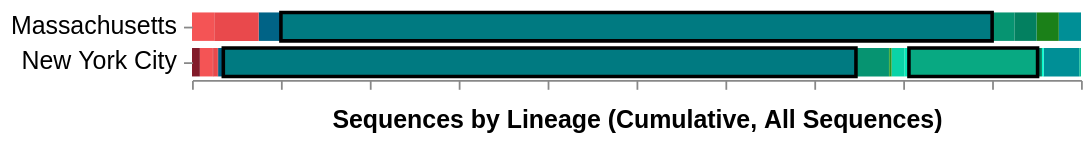

Vega-Lite specification stored for this chart:
### Vega specification from a JSON file in a GitHub repository (floating-point values rounded to 4 significant figures; data arrays with more than 128 entries replaced by an {"elided": "..."} marker saying what was removed)
{"$schema": "https://vega.github.io/schema/vega/v5.json", "description": "A basic stacked bar chart example.", "width": 500, "padding": 5, "autosize": "pad", "signals": [{"name": "rangeStep", "value": 20}, {"name": "innerPadding", "value": 0.2}, {"name": "outerPadding", "value": 0.1}, {"name": "stackOffset", "value": "normalize"}, {"name": "xLabelFormat", "value": "%"}, {"name": "xLabel", "value": "Sequences by Lineage (Cumulative, All Sequences)"}, {"name": "hoverLocation", "value": null, "on": [{"events": "@yAxisLabels:mouseover!", "update": "{location: datum.value}"}, {"events": "@yAxisLabels:mouseout!", "update": "null"}]}, {"name": "hoverGroup", "value": null, "on": [{"events": "@locationbars:mouseover!", "update": "{group: datum.group}"}, {"events": "@locationbars:mouseout!", "update": "null"}]}, {"name": "height", "update": "yExtent[1]"}, {"name": "clearGroup", "value": true, "comment": "If clicking on anything but a location bar, then clear the selection (by clearing the 'selection' data object)", "on": [{"events": "@yAxisLabels:click", "update": "false", "force": true}, {"events": "mouseup[!event.item]", "update": "true", "force": true}]}, {"name": "clearLocation", "value": true, "comment": "If clicking on anything but a location bar, then clear the selection (by clearing the 'selection' data object)", "on": [{"events": "@locationbars:click", "update": "false", "force": true}, {"events": "mouseup[!event.item]", "update": "true", "force": true}]}, {"name": "shiftGroup", "value": false, "comment": "Track whether or not the shift key is pressed. Used to select multiple locations by holding down shift before clicking", "on": [{"events": "@locationbars:click", "update": "event.shiftKey", "force": true}]}, {"name": "shiftLocation", "value": false, "comment": "Track whether or not the shift key is pressed. Used to select multiple locations by holding down shift before clicking", "on": [{"events": "@yAxisLabels:click", "update": "event.shiftKey", "force": true}]}, {"name": "clickedGroups", "value": null, "comment": "Track clicks on the location bars, for selection purposes", "on": [{"events": "@locationbars:click", "update": "{group: datum.group}", "force": true}]}, {"name": "clickedLocations", "value": null, "on": [{"events": "@yAxisLabels:click", "update": "{location: datum.value}", "force": true}]}], "data": [{"name": "selectedGroups", "values": [{"group": "B.1"}, {"group": "B.1.3"}], "on": [{"trigger": "clearGroup", "remove": true}, {"trigger": "!shiftGroup", "remove": true}, {"trigger": "!shiftGroup && clickedGroups", "insert": "clickedGroups"}, {"trigger": "shiftGroup && clickedGroups", "toggle": "clickedGroups"}]}, {"name": "selectedLocations", "comment": "A list of groups that are selected", "on": [{"trigger": "clearLocation", "remove": true}, {"trigger": "!shiftLocation", "remove": true}, {"trigger": "!shiftLocation && clickedLocations", "insert": "clickedLocations"}, {"trigger": "shiftLocation && clickedLocations", "toggle": "clickedLocations"}]}, {"name": "location_by_group", "format": {"parse": {"location": "string", "group": "string", "cases_sum": "number", "location_counts": "number", "date": "date:'%Q'"}}, "values": {"elided": "195 records"}, "transform": [{"type": "aggregate", "groupby": ["location", "group"], "fields": ["cases_sum", "color", "location_counts"], "ops": ["sum", "max", "max"], "as": ["cases_sum", "color", "location_counts"]}, {"type": "stack", "groupby": ["location"], "sort": {"field": "group"}, "field": "cases_sum", "offset": {"signal": "stackOffset"}}, {"type": "formula", "expr": "datum.cases_sum / datum.location_counts", "as": "percent"}]}, {"name": "location_bars", "source": "location_by_group", "transform": [{"type": "aggregate", "groupby": ["location"]}, {"type": "formula", "as": "span", "expr": "rangeStep * bandspace(1, innerPadding, outerPadding)"}, {"type": "stack", "field": "span"}, {"type": "extent", "field": "y1", "signal": "yExtent"}]}], "scales": [{"name": "yscale", "type": "band", "round": true, "range": {"step": {"signal": "rangeStep"}}, "domain": {"data": "location_bars", "field": "location"}, "paddingInner": {"signal": "innerPadding"}, "paddingOuter": {"signal": "outerPadding"}}, {"name": "xscale", "type": "linear", "range": "width", "nice": true, "zero": true, "domain": {"data": "location_by_group", "field": "y1"}}], "axes": [{"orient": "bottom", "scale": "xscale", "zindex": 1, "format": {"signal": "xLabelFormat"}, "labels": false, "title": {"signal": "xLabel"}, "titleFontSize": 14, "titlePadding": 10}, {"orient": "left", "scale": "yscale", "domain": false, "zindex": 1, "labelFontSize": 14, "labelLimit": 200, "labelPadding": 4, "encode": {"labels": {"name": "yAxisLabels", "interactive": true, "update": {"opacity": {"value": 1.0}, "fill": [{"test": "!length(data('selectedLocations')) || indata('selectedLocations', 'location', datum.value)", "value": "#000"}, {"value": "#ccc"}]}, "hover": {"opacity": {"value": 0.6}}}}}], "marks": [{"name": "layer0", "type": "group", "encode": {"update": {"width": {"signal": "width"}, "height": {"signal": "height"}}}, "marks": [{"name": "locationbars", "type": "rect", "from": {"data": "location_by_group"}, "encode": {"enter": {"strokeWidth": {"value": 2}, "fill": {"field": "color"}, "tooltip": {"signal": "{title: datum.group, 'Location': datum.location, 'Sequences': datum.cases_sum, 'Total location sequences': datum.location_counts, '% in location': format(datum.percent, '.1%')}"}}, "update": {"y": {"scale": "yscale", "field": "location"}, "height": {"scale": "yscale", "band": 1}, "x": {"scale": "xscale", "field": "y1"}, "x2": {"scale": "xscale", "field": "y0"}, "fillOpacity": [{"test": "hoverGroup && hoverGroup.group == datum.group", "value": 0.7}, {"test": "(!length(data('selectedLocations')) || indata('selectedLocations', 'location', datum.location)) && (datum.cases_sum > 0)", "value": 1.0}, {"value": 0.3}], "stroke": [{"test": "hoverGroup && hoverGroup.group == datum.group", "value": "#333"}, {"test": "indata('selectedGroups', 'group', datum.group)", "value": "#000"}, {"value": "transparent"}], "strokeDash": [{"test": "hoverGroup && hoverGroup.group == datum.group", "value": [4, 4]}, {"value": [0, 0]}], "zindex": [{"test": "hoverGroup && hoverGroup.group == datum.group", "value": 4}, {"test": "indata('selectedGroups', 'group', datum.group)", "value": 3}, {"value": 1}]}}}, {"name": "locationbaroutline", "type": "rect", "from": {"data": "location_bars"}, "encode": {"enter": {"fill": {"value": "white"}, "fillOpacity": {"value": 0.3}}, "update": {"y": {"scale": "yscale", "field": "location"}, "height": {"scale": "yscale", "band": 1}, "x": {"scale": "xscale", "value": 0}, "x2": [{"test": "hoverLocation && hoverLocation.location === datum.location", "scale": "xscale", "value": 1}, {"scale": "xscale", "value": 0}], "zindex": [{"test": "hoverLocation && hoverLocation.location === datum.location", "value": 3}, {"value": 0}]}}}]}]}
